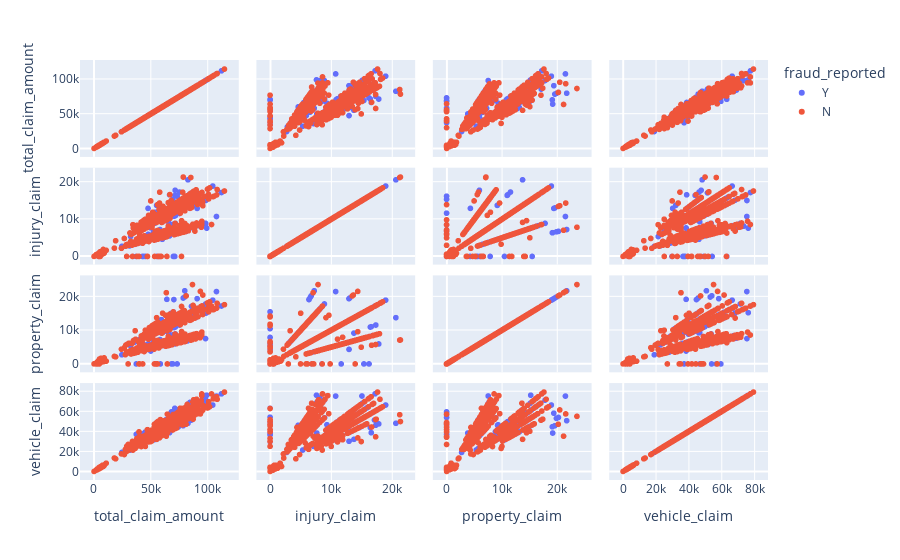

Source (notebook cell):
### Markdown cell above
Let's see how Total Claim, Injury Claim, Property Claim, and Vehicle Claim are related with fraud_reported

### Code cell
fig = px.scatter_matrix(train, dimensions=["total_claim_amount", "injury_claim", "property_claim", "vehicle_claim"], color = "fraud_reported")
fig.show()

### Figure 1 — Plotly figure (JSON) as saved in the notebook; plotly's stock layout.template omitted (floating-point values rounded to 4 significant figures; data arrays with more than 128 entries replaced by an {"elided": "..."} marker saying what was removed)
{"data": [{"dimensions": [{"axis": {"matches": true}, "label": "total_claim_amount", "values": {"elided": "247 int values"}}, {"axis": {"matches": true}, "label": "injury_claim", "values": {"elided": "247 int values"}}, {"axis": {"matches": true}, "label": "property_claim", "values": {"elided": "247 int values"}}, {"axis": {"matches": true}, "label": "vehicle_claim", "values": {"elided": "247 int values"}}], "hovertemplate": "fraud_reported=Y<br>%{xaxis.title.text}=%{x}<br>%{yaxis.title.text}=%{y}<extra></extra>", "legendgroup": "Y", "marker": {"color": "#636efa", "symbol": "circle"}, "name": "Y", "showlegend": true, "type": "splom"}, {"dimensions": [{"axis": {"matches": true}, "label": "total_claim_amount", "values": {"elided": "753 int values"}}, {"axis": {"matches": true}, "label": "injury_claim", "values": {"elided": "753 int values"}}, {"axis": {"matches": true}, "label": "property_claim", "values": {"elided": "753 int values"}}, {"axis": {"matches": true}, "label": "vehicle_claim", "values": {"elided": "753 int values"}}], "hovertemplate": "fraud_reported=N<br>%{xaxis.title.text}=%{x}<br>%{yaxis.title.text}=%{y}<extra></extra>", "legendgroup": "N", "marker": {"color": "#EF553B", "symbol": "circle"}, "name": "N", "showlegend": true, "type": "splom"}], "layout": {"dragmode": "select", "legend": {"title": {"text": "fraud_reported"}, "tracegroupgap": 0}, "margin": {"t": 60}}}
